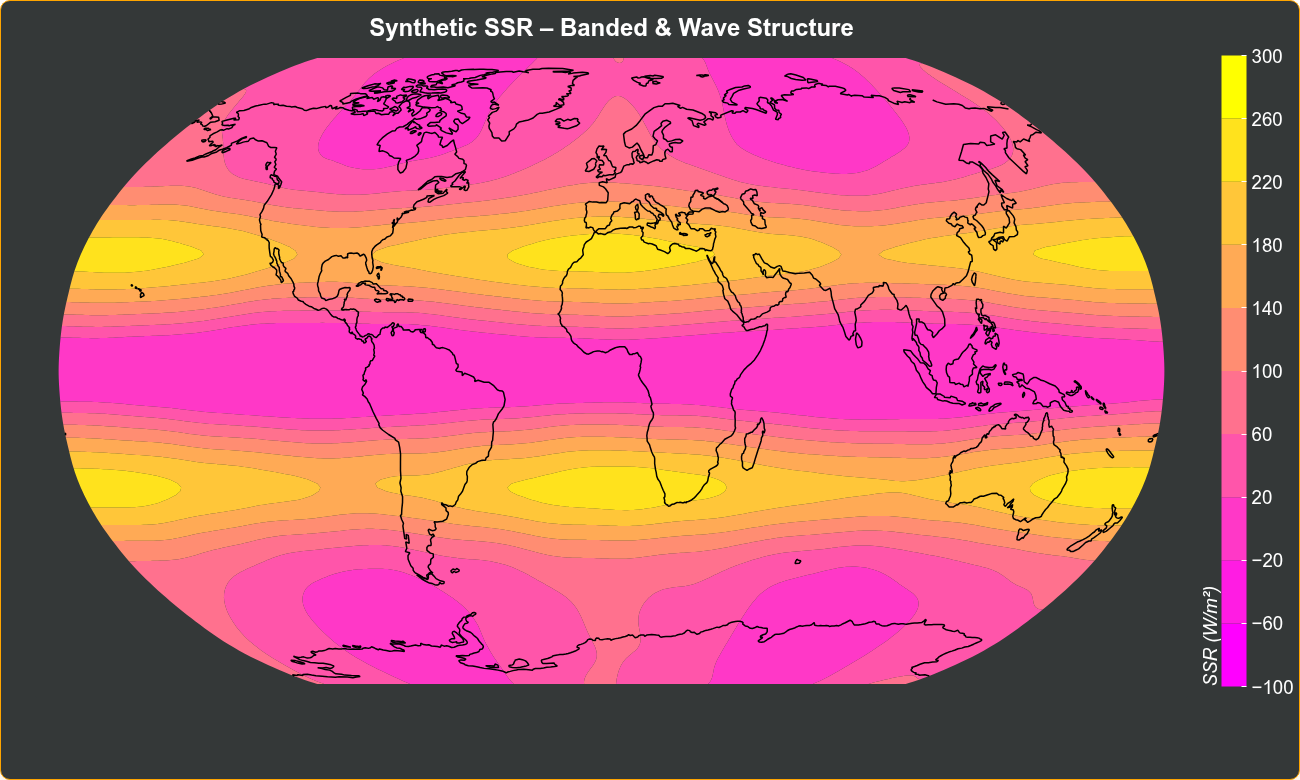

Here is the Python script that generated this plot:
import xarray as xr
import pandas as pd
import numpy as np
from scipy.ndimage import gaussian_filter
from bokeh_rocks import contourf_map, ccrs, show, save_plot, mbpal

# Coordinates
lats = np.linspace(-90, 90, 181)
lons = np.linspace(-180, 180, 360)
times = pd.date_range('2000-01-01', periods=12, freq='MS')

# 2D lat/lon grids
lat2d, lon2d = np.meshgrid(lats, lons, indexing="ij")

# --- Large-scale climate structures ---

# Subtropical maxima (~30° N/S)
subtropics = (
    np.exp(-((lat2d - 30) / 15)**2) +
    np.exp(-((lat2d + 30) / 15)**2)
)

# ITCZ cloud belt (reduced SSR near equator)
itcz = np.exp(-(lat2d / 10)**2)

# Planetary longitudinal waves
waves = 0.5 * np.cos(np.deg2rad(lon2d * 2)) + 0.5

# Combine components
base_field = (
    180 * subtropics
    - 120 * itcz
    + 60 * waves
)

# Time dimension + smooth stochastic variability
noise = np.random.normal(0, 1, (len(times), len(lats), len(lons)))
noise = gaussian_filter(noise, sigma=(0, 7, 8))

data = base_field[None, :, :] + 305 * noise
data = np.clip(data, 0, 300)

# Xarray object
era5_ssr = xr.Dataset(
    {"ssr": (["time", "lat", "lon"], data)},
    coords={"time": times, "lat": lats, "lon": lons},
)["ssr"].mean("time")

# Plot
p2 = contourf_map(
    era5_ssr,
    title="Synthetic SSR – Banded & Wave Structure",
    levels=11,
    palette=mbpal("spring"),
    vmin=-100,
    vmax=300,
    projection=ccrs.Robinson(),
    cbar_title="SSR (W/m²)", width=1300
)

show(p2)
save_plot(p2, "output/map_projections_02")
